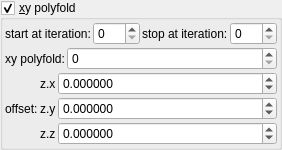
    <widget class="MyGroupBox" name="groupCheck_transf_function_enabledCx_false">
     <property name="title">
      <string>&amp;xy polyfold</string>
     </property>
     <property name="checkable">
      <bool>true</bool>
     </property>
     <layout class="QVBoxLayout" name="verticalLayout_10" stretch="0,0,0">
      <property name="spacing">
       <number>2</number>
      </property>
      <property name="leftMargin">
       <number>2</number>
      </property>
      <property name="topMargin">
       <number>2</number>
      </property>
      <property name="rightMargin">
       <number>2</number>
      </property>
      <property name="bottomMargin">
       <number>2</number>
      </property>
      <item>
       <layout class="QHBoxLayout" name="horizontalLayout_8" stretch="0,1,0,1">
        <item>
         <widget class="QLabel" name="label_93">
          <property name="text">
           <string>start at iteration:</string>
          </property>
         </widget>
        </item>
        <item>
         <widget class="MySpinBox" name="spinboxInt_transf_start_iterations_C">
          <property name="sizePolicy">
           <sizepolicy hsizetype="Minimum" vsizetype="Maximum">
            <horstretch>0</horstretch>
            <verstretch>0</verstretch>
           </sizepolicy>
          </property>
          <property name="minimum">
           <number>0</number>
          </property>
          <property name="maximum">
           <number>999</number>
          </property>
          <property name="value">
           <number>0</number>
          </property>
         </widget>
        </item>
        <item>
         <widget class="QLabel" name="label_65">
          <property name="text">
           <string>stop at iteration:</string>
          </property>
         </widget>
        </item>
        <item>
         <widget class="MySpinBox" name="spinboxInt_transf_stop_iterations_C1">
          <property name="sizePolicy">
           <sizepolicy hsizetype="Preferred" vsizetype="Maximum">
            <horstretch>0</horstretch>
            <verstretch>0</verstretch>
           </sizepolicy>
          </property>
          <property name="maximum">
           <number>999</number>
          </property>
         </widget>
        </item>
       </layout>
      </item>
      <item>
       <layout class="QGridLayout" name="gridLayout_22" columnstretch="0,1">
        <property name="spacing">
         <number>2</number>
        </property>
        <item row="0" column="1">
         <widget class="MySpinBox" name="spinboxInt_transf_int_2">
          <property name="sizePolicy">
           <sizepolicy hsizetype="Minimum" vsizetype="Maximum">
            <horstretch>0</horstretch>
            <verstretch>0</verstretch>
           </sizepolicy>
          </property>
          <property name="minimum">
           <number>0</number>
          </property>
          <property name="maximum">
           <number>999</number>
          </property>
          <property name="value">
           <number>0</number>
          </property>
         </widget>
        </item>
        <item row="0" column="0">
         <widget class="QLabel" name="label_276">
          <property name="text">
           <string>xy polyfold:</string>
          </property>
         </widget>
        </item>
       </layout>
      </item>
      <item>
       <layout class="QGridLayout" name="gridLayout_43" columnstretch="0,0,1">
        <property name="spacing">
         <number>2</number>
        </property>
        <item row="0" column="2">
         <widget class="MyDoubleSpinBox" name="spinbox3_transf_offsetA_000_x">
          <property name="sizePolicy">
           <sizepolicy hsizetype="Minimum" vsizetype="Maximum">
            <horstretch>0</horstretch>
            <verstretch>0</verstretch>
           </sizepolicy>
          </property>
          <property name="prefix">
           <string/>
          </property>
          <property name="suffix">
           <string/>
          </property>
          <property name="decimals">
           <number>6</number>
          </property>
          <property name="minimum">
           <double>-99.989999999999995</double>
          </property>
          <property name="maximum">
           <double>99.989999999999995</double>
          </property>
          <property name="singleStep">
           <double>0.100000000000000</double>
          </property>
         </widget>
        </item>
        <item row="1" column="0">
         <widget class="QLabel" name="label_118">
          <property name="text">
           <string>offset:</string>
          </property>
         </widget>
        </item>
        <item row="2" column="1">
         <widget class="QLabel" name="label_133">
          <property name="text">
           <string notr="true">z.z</string>
          </property>
         </widget>
        </item>
        <item row="1" column="1">
         <widget class="QLabel" name="label_132">
          <property name="text">
           <string notr="true">z.y</string>
          </property>
         </widget>
        </item>
        <item row="2" column="2">
         <widget class="MyDoubleSpinBox" name="spinbox3_transf_offsetA_000_z">
          <property name="sizePolicy">
           <sizepolicy hsizetype="Minimum" vsizetype="Maximum">
            <horstretch>0</horstretch>
            <verstretch>0</verstretch>
           </sizepolicy>
          </property>
          <property name="prefix">
           <string/>
          </property>
          <property name="suffix">
           <string/>
          </property>
          <property name="decimals">
           <number>6</number>
          </property>
          <property name="minimum">
           <double>-99.989999999999995</double>
          </property>
          <property name="maximum">
           <double>99.989999999999995</double>
          </property>
          <property name="singleStep">
           <double>0.100000000000000</double>
          </property>
         </widget>
        </item>
        <item row="0" column="1">
         <widget class="QLabel" name="label_131">
          <property name="text">
           <string notr="true">z.x</string>
          </property>
         </widget>
        </item>
        <item row="1" column="2">
         <widget class="MyDoubleSpinBox" name="spinbox3_transf_offsetA_000_y">
          <property name="sizePolicy">
           <sizepolicy hsizetype="Minimum" vsizetype="Maximum">
            <horstretch>0</horstretch>
            <verstretch>0</verstretch>
           </sizepolicy>
          </property>
          <property name="prefix">
           <string/>
          </property>
          <property name="suffix">
           <string/>
          </property>
          <property name="decimals">
           <number>6</number>
          </property>
          <property name="minimum">
           <double>-99.989999999999995</double>
          </property>
          <property name="maximum">
           <double>99.989999999999995</double>
          </property>
          <property name="singleStep">
           <double>0.100000000000000</double>
          </property>
         </widget>
        </item>
       </layout>
      </item>
     </layout>
    </widget>
